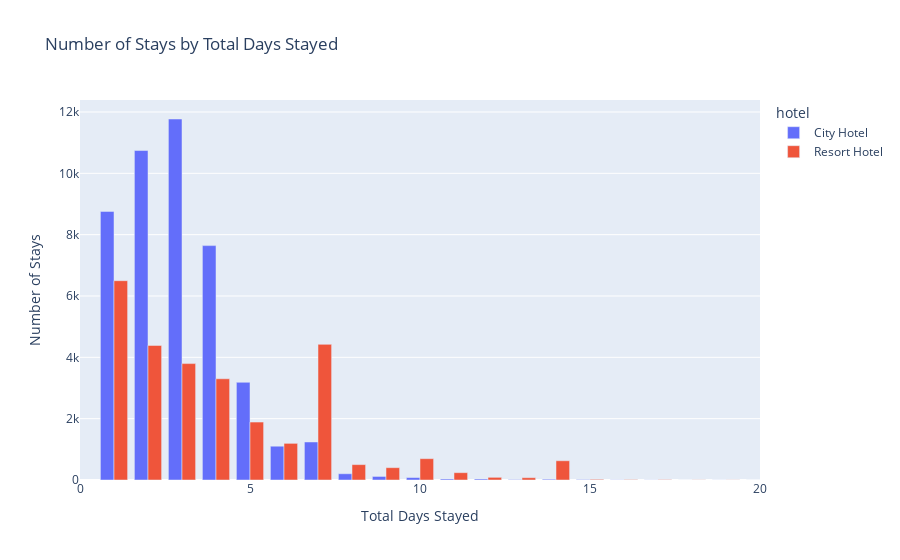

Source (notebook cell):
### Code cell
# Create the bar chart
fig = px.bar(
    day_stay_pd,
    x="total_day",
    y="stay_count",
    color="hotel",
    title="Number of Stays by Total Days Stayed",
    labels={"total_day": "Total Days Stayed", "stay_count": "Number of Stays"},
    barmode="group",  # Group bars side by side
)

# Set x-axis range (cap at 20 to get rid of outlier)
fig.update_xaxes(range=[0, 20])

# Show the plot
fig.show()

### Figure 1 — Plotly figure (JSON) as saved in the notebook; plotly's stock layout.template omitted (floating-point values rounded to 4 significant figures)
{"data": [{"alignmentgroup": "True", "hovertemplate": "hotel=City Hotel<br>Total Days Stayed=%{x}<br>Number of Stays=%{y}<extra></extra>", "legendgroup": "City Hotel", "marker": {"color": "#636efa", "pattern": {"shape": ""}}, "name": "City Hotel", "offsetgroup": "City Hotel", "orientation": "v", "showlegend": true, "textposition": "auto", "type": "bar", "x": [1, 2, 3, 4, 5, 6, 7, 8, 9, 10, 11, 12, 13, 14, 15, 16, 17, 18, 19, 20, 21, 22, 23, 24, 34], "xaxis": "x", "y": [8759, 10744, 11772, 7643, 3186, 1102, 1240, 204, 116, 80, 33, 33, 13, 25, 14, 6, 4, 1, 2, 1, 1, 2, 1, 1, 1], "yaxis": "y"}, {"alignmentgroup": "True", "hovertemplate": "hotel=Resort Hotel<br>Total Days Stayed=%{x}<br>Number of Stays=%{y}<extra></extra>", "legendgroup": "Resort Hotel", "marker": {"color": "#EF553B", "pattern": {"shape": ""}}, "name": "Resort Hotel", "offsetgroup": "Resort Hotel", "orientation": "v", "showlegend": true, "textposition": "auto", "type": "bar", "x": [1, 2, 3, 4, 5, 6, 7, 8, 9, 10, 11, 12, 13, 14, 15, 16, 17, 18, 19, 21, 22, 23, 25, 28, 29, 30, 35, 38, 42, 45, 56, 60, 69], "xaxis": "x", "y": [6499, 4388, 3796, 3301, 1890, 1195, 4423, 502, 402, 696, 239, 87, 75, 628, 22, 12, 11, 5, 4, 35, 7, 1, 14, 22, 1, 1, 5, 1, 3, 1, 1, 1, 1], "yaxis": "y"}], "layout": {"barmode": "group", "legend": {"title": {"text": "hotel"}, "tracegroupgap": 0}, "title": {"text": "Number of Stays by Total Days Stayed"}, "xaxis": {"anchor": "y", "domain": [0, 1], "range": [0, 20], "title": {"text": "Total Days Stayed"}}, "yaxis": {"anchor": "x", "domain": [0, 1], "title": {"text": "Number of Stays"}}}}
